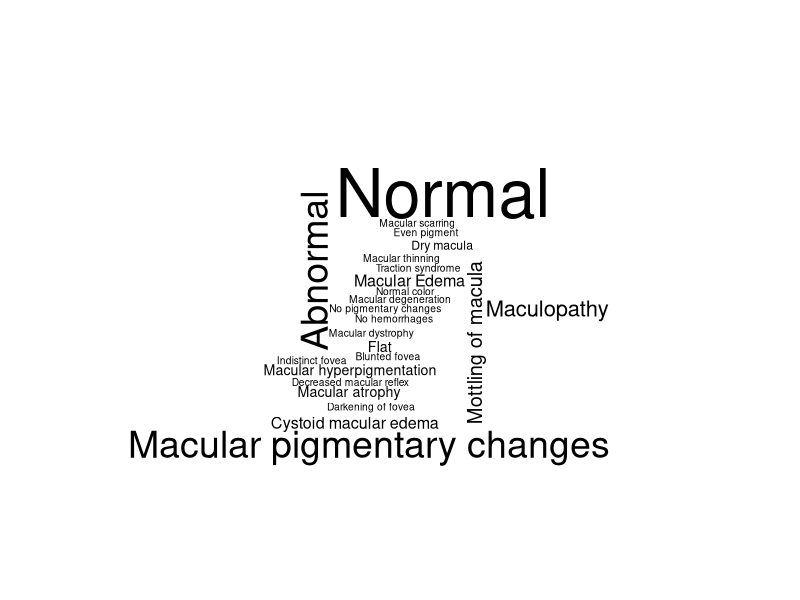

Generate this figure with R: (Note: this script raises an error after producing the figure.)
#-------------------------Unique words in Macula
#Loading packages
library(dplyr) # for data wrangling
library(tidytext) # for NLP
library(stringr) # to deal with strings

library(wordcloud) # to render wordclouds
library(RColorBrewer)

library(knitr) # for tables
library(tidyr)

#------------Word frequencies
Maculatext = c("Abnormal", "Normal", "Abnormal", "Macular dystrophy", "Maculopathy", "Mottling of macula", "Macular pigmentary changes", "Abnormal", "Normal", "Abnormal", "Macular atrophy", 
                  "Abnormal", "Cystoid macular edema", "Maculopathy", "Macular Edema", "Macular scarring", "Macular thinning", "Abnormal", "Cystoid macular edema", "Macular Edema", 
                  "Dry macula", "Maculopathy", "Normal", "Abnormal", "Macular pigmentary changes", "Macular Edema", "Normal", "Cystoid macular edema", "Even pigment", "Normal", 
                  "Macular pigmentary changes", "Abnormal", "Macular pigmentary changes", "Indistinct fovea", "Normal", "Abnormal", "Normal", "Abnormal", "Blunted fovea", "Macular hyperpigmentation", 
                  "Flat", "Normal", "Abnormal", "Normal color", "Darkening of fovea", "Normal", "Macular hyperpigmentation", "Mottling of macula", "Maculopathy", "Macular atrophy", 
                  "Macular pigmentary changes", "No pigmentary changes", "Flat", "No hemorrhages", "Normal", "Normal", "Macular pigmentary changes", "Maculopathy", "Abnormal", "Normal", 
                  "Macular hyperpigmentation", "Macular pigmentary changes", "Abnormal", "Abnormal", "Macular atrophy", "Macular pigmentary changes", "Abnormal", "Mottling of macula", 
                  "Normal", "Normal", "Macular pigmentary changes", "Normal", "Mottling of macula", "Macular degeneration", "Normal", "Traction syndrome", "Flat", "Dry macula", "Normal", 
                  "Macular pigmentary changes", "Macular pigmentary changes", "Maculopathy", "Cystoid macular edema", "Normal", "Decreased macular reflex", "Macular pigmentary changes", 
                  "Normal", "Normal", "Mottling of macula", "Normal", "Normal", "Normal", "Macular pigmentary changes", "Macular Edema", "Normal", "Macular pigmentary changes", "Normal", "Normal", 
                  "Normal", "Mottling of macula", "Normal", "Maculopathy", "Macular pigmentary changes", "Normal", "Normal")

MaculaTextframe=as.data.frame(Maculatext)

#Tokenize
MaculaTexttoken <- tibble(MaculaTextframe)

MaculaTextCount <- count(MaculaTexttoken, Maculatext)

wordcloud(words = MaculaTextCount$Maculatext, freq = MaculaTextCount$n, min.freq = 1)

library("writexl")
write_xlsx(MaculaTextCount,"/Users/maryagopi/Desktop/MaculaTextCount.xlsx")

#------------------
library(ggplot2)
Maculaplot <- ggplot(MaculaTextCount, aes(x=Maculatext, y=n)) + 
  geom_bar(stat = "identity", fill="steelblue")+
  geom_text(aes(label=n), vjust=0.3, color="black", size=3)+
  theme_minimal()+ 
  xlab("Macula") + 
  ylab("Frequency")+
  ggtitle("Frequency of Macula (Unique ID)")+
  coord_flip()

Maculaplot
